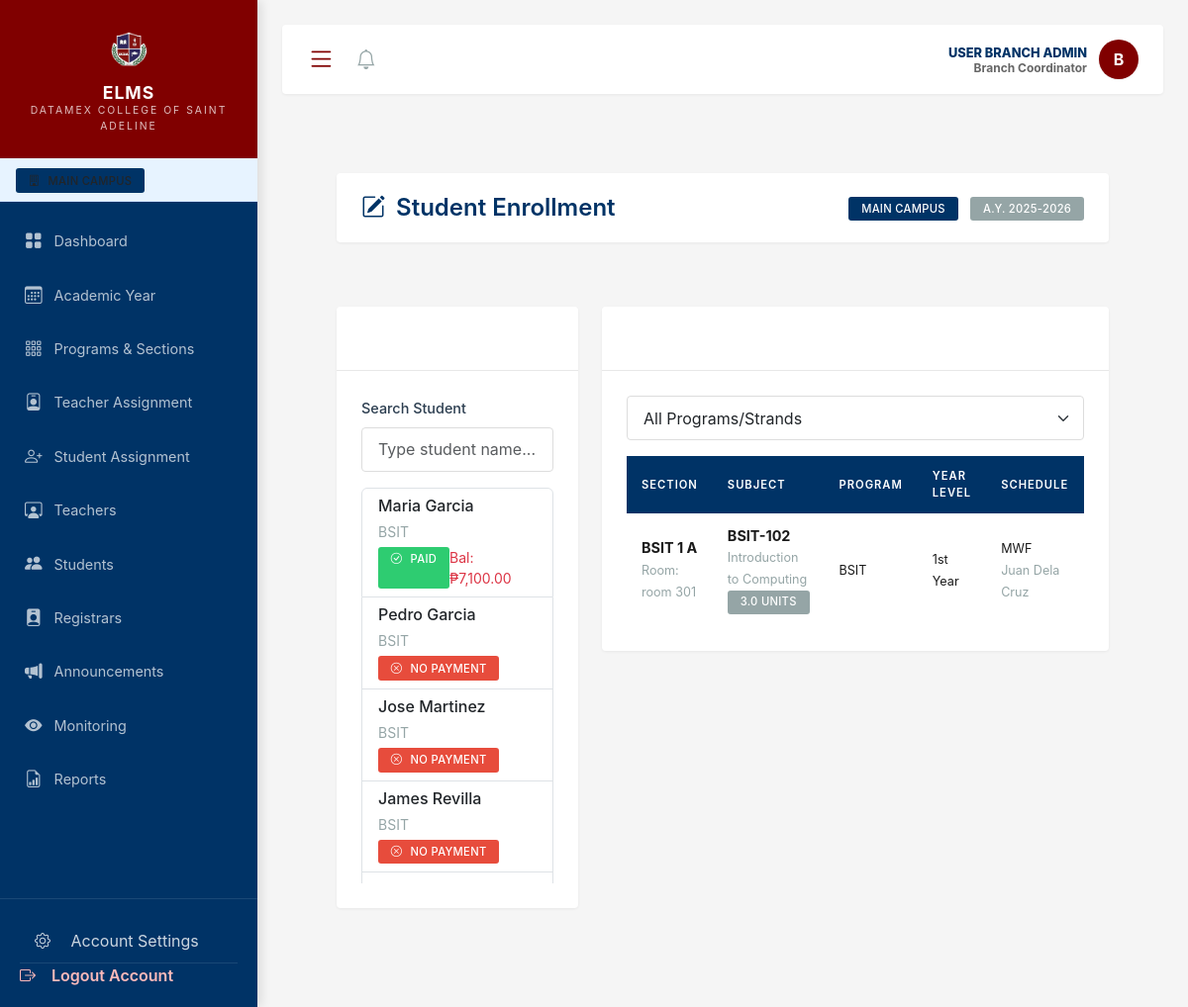
/modules/branch_admin/enrollment.php (signed in), run on the app's committed database.
### tables this page shows
CREATE TABLE `branches` (
  `id` int(10) UNSIGNED NOT NULL,
  `school_id` int(10) UNSIGNED NOT NULL,
  `name` varchar(100) NOT NULL,
  `address` text DEFAULT NULL
);

CREATE TABLE `academic_years` (
  `id` int(10) UNSIGNED NOT NULL,
  `year_name` varchar(20) NOT NULL,
  `start_date` date DEFAULT NULL,
  `end_date` date DEFAULT NULL,
  `is_active` tinyint(1) DEFAULT 0,
  `status` varchar(20) DEFAULT 'upcoming',
  `created_at` timestamp NOT NULL DEFAULT current_timestamp(),
  `updated_at` timestamp NOT NULL DEFAULT current_timestamp() ON UPDATE current_timestamp()
);

CREATE TABLE `students` (
  `user_id` int(10) UNSIGNED NOT NULL,
  `student_no` varchar(20) NOT NULL,
  `course_id` int(10) UNSIGNED DEFAULT NULL
);

CREATE TABLE `classes` (
  `id` int(10) UNSIGNED NOT NULL,
  `course_id` int(10) UNSIGNED NOT NULL,
  `academic_year_id` int(10) UNSIGNED DEFAULT NULL,
  `subject_id` int(10) UNSIGNED DEFAULT NULL,
  `curriculum_subject_id` int(10) UNSIGNED DEFAULT NULL,
  `shs_track_id` int(10) UNSIGNED DEFAULT NULL,
  `section_name` varchar(50) DEFAULT NULL,
  `branch_id` int(10) UNSIGNED DEFAULT NULL,
  `teacher_id` int(10) UNSIGNED DEFAULT NULL,
  `room` varchar(50) DEFAULT NULL,
  `schedule` varchar(100) DEFAULT NULL,
  `max_capacity` int(10) UNSIGNED DEFAULT 30,
  `current_enrolled` int(10) UNSIGNED DEFAULT 0
);

CREATE TABLE `curriculum_subjects` (
  `id` int(10) UNSIGNED NOT NULL,
  `subject_code` varchar(20) NOT NULL,
  `subject_title` varchar(100) NOT NULL,
  `units` decimal(3,1) DEFAULT 3.0,
  `lecture_hours` int(10) UNSIGNED DEFAULT 0,
  `lab_hours` int(10) UNSIGNED DEFAULT 0,
  `subject_type` enum('college','shs_core','shs_applied','shs_specialized') NOT NULL,
  `program_id` int(10) UNSIGNED DEFAULT NULL,
  `year_level_id` int(10) UNSIGNED DEFAULT NULL,
  `shs_strand_id` int(10) UNSIGNED DEFAULT NULL,
  `shs_grade_level_id` int(10) UNSIGNED DEFAULT NULL,
  `semester` tinyint(3) UNSIGNED DEFAULT 1,
  `prerequisites` text DEFAULT NULL,
  `is_active` tinyint(1) DEFAULT 1,
  `created_by` int(10) UNSIGNED NOT NULL,
  `created_at` timestamp NOT NULL DEFAULT current_timestamp(),
  `updated_at` timestamp NOT NULL DEFAULT current_timestamp() ON UPDATE current_timestamp()
);

### includes/functions.php (called while the page is built, shortened)
<?php
if (!function_exists('require_branch_assignment')) {
    function require_branch_assignment() {
        $branch_id = $_SESSION['branch_id'] ?? null;
        return true;
    }
}
?>

### modules/branch_admin/enrollment.php (the view, shortened to what this page needs)
<?php
require_once '../../config/init.php';
$branch_id = get_user_branch_id();
$branch = $conn->query("SELECT * FROM branches WHERE id = $branch_id")->fetch_assoc();
$current_ay = $conn->query("SELECT id, year_name FROM academic_years WHERE is_active = 1 LIMIT 1")->fetch_assoc();
$current_ay_id = $current_ay['id'] ?? 0;
$students_query = "
    SELECT
        s.user_id,
        up.first_name,
        up.last_name,
        CONCAT(up.first_name, ' ', up.last_name) as full_name,
        COALESCE(p.program_code, ss.strand_code) as program_code,
        COALESCE(p.program_name, ss.strand_name) as program_name,
        COALESCE((SELECT SUM(amount) FROM student_fees WHERE student_id = s.user_id), 0) as total_fees,
        COALESCE((SELECT SUM(amount) FROM payments WHERE student_id = s.user_id AND status = 'verified'), 0) as total_paid
    FROM students s
    INNER JOIN user_profiles up ON s.user_id = up.user_id
    LEFT JOIN programs p ON s.course_id = p.id
    LEFT JOIN shs_strands ss ON s.course_id = ss.id
    WHERE up.branch_id = $branch_id
    ORDER BY up.last_name, up.first_name
";
$students_result = $conn->query($students_query);
$sections_query = "
    SELECT
        cl.id,
        cl.section_name,
        cs.subject_code,
        cs.subject_title,
        cs.units,
        cl.max_capacity,
        cl.current_enrolled,
        cl.schedule,
        cl.room,
        CONCAT(up.first_name, ' ', up.last_name) as teacher_name,
        COALESCE(p.program_code, ss.strand_code) as program_code,
        COALESCE(p.program_name, ss.strand_name) as program_name,
        COALESCE(pyl.year_name, sgl.grade_name) as year_level,
        (cl.max_capacity - cl.current_enrolled) as available_slots
    FROM classes cl
    LEFT JOIN curriculum_subjects cs ON cl.curriculum_subject_id = cs.id
    LEFT JOIN programs p ON cs.program_id = p.id
    LEFT JOIN shs_strands ss ON cs.shs_strand_id = ss.id
    LEFT JOIN program_year_levels pyl ON cs.year_level_id = pyl.id
    LEFT JOIN shs_grade_levels sgl ON cs.shs_grade_level_id = sgl.id
    LEFT JOIN users u ON cl.teacher_id = u.id
    LEFT JOIN user_profiles up ON u.id = up.user_id
    WHERE cl.branch_id = $branch_id
    AND cl.academic_year_id = $current_ay_id
    ORDER BY COALESCE(p.program_name, ss.strand_name), cs.subject_code, cl.section_name
";
$sections_result = $conn->query($sections_query);
include '../../includes/header.php';
?>
<div class="wrapper">
    <?php include '../../includes/sidebar.php'; ?>
    <div id="content">
        <div class="navbar-custom d-flex justify-content-between align-items-center">
            <h4 class="mb-0" style="color: #003366;">
                <i class="bi bi-pencil-square"></i> Student Enrollment
            </h4>
            <div>
                <span class="badge bg-info me-2"><?php echo htmlspecialchars($branch['name'] ?? 'Unknown Branch'); ?></span>
                <span class="badge bg-secondary">A.Y. <?php echo htmlspecialchars($current_ay['year_name'] ?? 'N/A'); ?></span>
            </div>
        </div>
        <div class="row">
            <div class="col-md-4">
                <div class="card shadow-sm">
                    <div class="card-header" style="background-color: #800000; color: white;">
                        <i class="bi bi-person-check"></i> Select Student
                    </div>
                    <div class="card-body">
                        <div class="mb-3">
                            <label class="form-label">Search Student</label>
                            <input type="text" class="form-control" id="studentSearch" placeholder="Type student name...">
                        </div>
                        <div style="max-height: 400px; overflow-y: auto;">
                            <div class="list-group" id="studentList">
                                <?php while ($student = $students_result->fetch_assoc()):
                                    $balance = $student['total_fees'] - $student['total_paid'];
                                    $has_payment = $student['total_paid'] > 0;
                                ?>
                                <a href="#" class="list-group-item list-group-item-action student-item"
                                   data-student-id="<?php echo $student['user_id']; ?>"
                                   data-student-name="<?php echo htmlspecialchars($student['full_name']); ?>"
                                   data-total-fees="<?php echo $student['total_fees']; ?>"
                                   data-total-paid="<?php echo $student['total_paid']; ?>"
                                   data-has-payment="<?php echo $has_payment ? '1' : '0'; ?>">
                                    <div class="d-flex w-100 justify-content-between">
                                        <h6 class="mb-1"><?php echo htmlspecialchars($student['full_name']); ?></h6>
                                    </div>
                                    <small class="text-muted">
                                        <?php echo htmlspecialchars($student['program_code'] ?? 'No Program'); ?>
                                    </small>
                                    <div class="mt-1 d-flex justify-content-between">
                                        <?php if ($has_payment): ?>
                                            <span class="badge bg-success"><i class="bi bi-check-circle"></i> Paid</span>
                                        <?php else: ?>
                                            <span class="badge bg-danger"><i class="bi bi-x-circle"></i> No Payment</span>
                                        <?php endif; ?>
                                        <?php if ($balance > 0): ?>
                                            <small class="text-danger">Bal: ₱<?php echo number_format($balance, 2); ?></small>
                                        <?php endif; ?>
                                    </div>
                                </a>
                                <?php endwhile; ?>
                            </div>
                        </div>
                    </div>
                </div>
            </div>
            <div class="col-md-8">
                <div class="card shadow-sm">
                    <div class="card-header" style="background-color: #003366; color: white;">
                        <i class="bi bi-grid-3x3-gap"></i> All Available Sections
                    </div>
                    <div class="card-body">
                        <div class="mb-3">
                            <select class="form-select" id="programFilter">
                                <option value="">All Programs/Strands</option>
                                <?php
                                $sections_result->data_seek(0);
                                ?>
                            </select>
                        </div>
                        <div class="table-responsive">
                            <table class="table table-hover table-sm" id="sectionsTable">
                                <thead class="table-light">
                                    <tr>
                                        <th>Section</th>
                                        <th>Subject</th>
                                        <th>Program</th>
                                        <th>Year Level</th>
                                        <th>Schedule</th>
                                    </tr>
                                </thead>
                                <tbody>
                                    <?php
                                    $sections_result->data_seek(0);
                                    while ($section = $sections_result->fetch_assoc()):
                                    ?>
                                    <tr data-program="<?php echo htmlspecialchars($section['program_code'] ?? 'Other'); ?>">
                                        <td>
                                            <strong><?php echo htmlspecialchars($section['section_name'] ?? 'TBA'); ?></strong>
                                            <?php if ($section['room']): ?>
                                            <br><small class="text-muted">Room: <?php echo htmlspecialchars($section['room']); ?></small>
                                            <?php endif; ?>
                                        </td>
                                        <td>
                                            <strong><?php echo htmlspecialchars($section['subject_code'] ?? '-'); ?></strong>
                                            <br><small class="text-muted"><?php echo htmlspecialchars($section['subject_title'] ?? '-'); ?></small>
                                            <?php if ($section['units']): ?>
                                            <br><small class="badge bg-secondary"><?php echo $section['units']; ?> units</small>
                                            <?php endif; ?>
                                        </td>
                                        <td><small><?php echo htmlspecialchars($section['program_code'] ?? '-'); ?></small></td>
                                        <td><small><?php echo htmlspecialchars($section['year_level'] ?? '-'); ?></small></td>
                                        <td>
                                            <small><?php echo htmlspecialchars($section['schedule'] ?? 'TBA'); ?></small>
                                            <?php if ($section['teacher_name']): ?>
                                            <br><small class="text-muted"><?php echo htmlspecialchars($section['teacher_name']); ?></small>
                                            <?php endif; ?>
                                        </td>
                                    </tr>
                                    <?php endwhile; ?>
                                </tbody>
                            </table>
                        </div>
                    </div>
                </div>
            </div>
        </div>
    </div>
</div>
</body>
</html>

### includes/header.php (style rules this page uses)
:root { --maroon: #800000; --blue: #003366; --sidebar-width: 260px; }
html, body { height: 100%; margin: 0; overflow: hidden; font-family: 'Public Sans', sans-serif; background-color: #f4f7f6; }
.wrapper { display: flex; width: 100%; height: 100vh; align-items: stretch; }
#content { flex: 1; display: flex; flex-direction: column; overflow: hidden; width: 100%; }
.navbar-custom { background: #fff; height: 70px; padding: 0 25px; display: flex; align-items: center; justify-content: space-between; box-shadow: 0 2px 10px rgba(0,0,0,0.05); z-index: 1000; }
body { background-color: #f5f5f5; font-family: -apple-system, BlinkMacSystemFont, "Segoe UI", Roboto, "Helvetica Neue", Arial, sans-serif; color: #1a1a1a; }
.card { border: none; border-radius: 4px; background: #fff; box-shadow: 0 1px 3px rgba(0,0,0,0.06); margin-bottom: 20px; }
.card-header { border: none !important; background-color: #fff !important; padding: 20px 25px !important; font-weight: 600 !important; border-bottom: 1px solid #e8e8e8 !important; color: var(--blue); }
.card-body { padding: 25px !important; }
.table { margin-bottom: 0; border-collapse: separate; border-spacing: 0; }
.table thead th { background-color: var(--blue); color: white; border: none; font-weight: 600; text-transform: uppercase; font-size: 0.7rem; letter-spacing: 1px; padding: 12px 15px; vertical-align: middle; }
.table tbody td { padding: 12px 15px; vertical-align: middle; border-bottom: 1px solid #f0f0f0; color: #1a1a1a; font-size: 0.9rem; }
.table tbody tr { transition: background-color 0.15s ease; }
.table tbody tr:last-child td { border-bottom: none; }
.badge { padding: 0.4rem 0.8rem; font-weight: 500; border-radius: 3px; font-size: 0.7rem; text-transform: uppercase; letter-spacing: 0.3px; }
.badge.bg-success { background-color: #2ecc71 !important; }
.badge.bg-danger { background-color: #e74c3c !important; }
.badge.bg-info { background-color: var(--blue) !important; }
.badge.bg-secondary { background-color: #95a5a6 !important; }
.form-control, .form-select { border: 1px solid #ddd; border-radius: 4px; padding: 0.6rem 1rem; transition: all 0.2s ease; background-color: white; }
.form-label { font-weight: 500; color: #2c3e50; margin-bottom: 0.5rem; font-size: 0.9rem; }
.navbar-custom { background: white; padding: 20px 25px; border-radius: 4px; margin-bottom: 25px; box-shadow: 0 1px 3px rgba(0,0,0,0.06); }
.navbar-custom h4 { margin-bottom: 5px; color: var(--blue); font-weight: 600; font-size: 1.5rem; }
#content { padding: 25px; }
.shadow-sm { box-shadow: 0 1px 3px rgba(0,0,0,0.06) !important; }
.text-muted { color: #95a5a6 !important; }
i.bi { margin-right: 5px; }

### data on the page
branches: name "MAIN CAMPUS"
academic_years: year_name "2025-2026"
students: full_name "Maria Garcia", program_code "BSIT", shows "PAID", balance "7,100.00"
students: full_name "Pedro Garcia", program_code "BSIT", shows "NO PAYMENT"
students: full_name "Jose Martinez", program_code "BSIT", shows "NO PAYMENT"
students: full_name "James Revilla", program_code "BSIT", shows "NO PAYMENT"
classes: section_name "BSIT 1 A", room "room 301", curriculum_subject.subject_code "BSIT-102", curriculum_subject.subject_title "Introduction to Computing", curriculum_subject.units "3.0", program_code "BSIT", year_level "1st Year", schedule "MWF", teacher_name "Juan Dela Cruz"

### other printed values
$_SESSION['role'] "BRANCH ADMIN"
$_SESSION['name'] "Branch Coordinator"
substr($_SESSION['name'] ?? 'U', 0, 1) "B"
